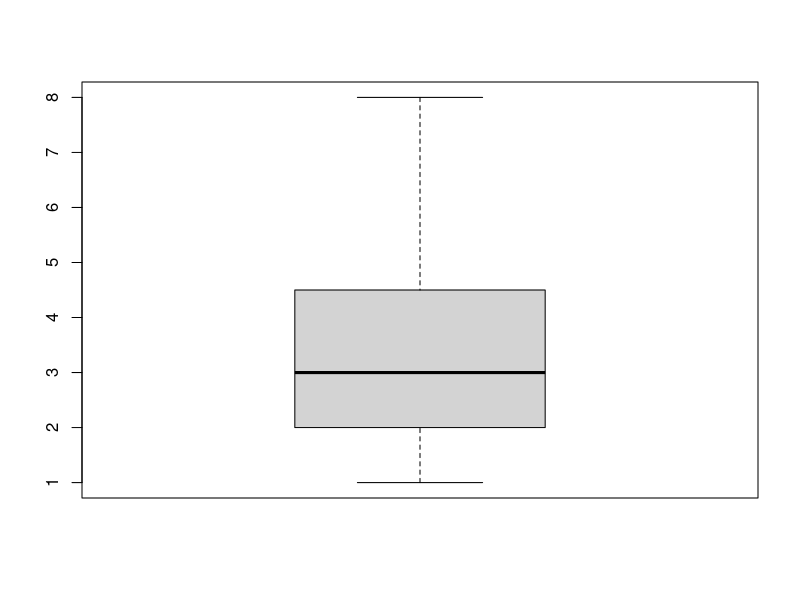
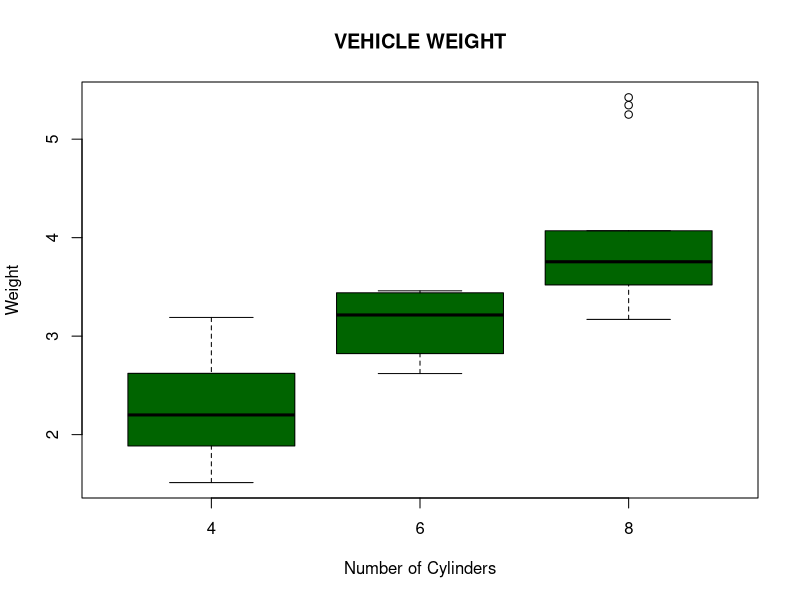
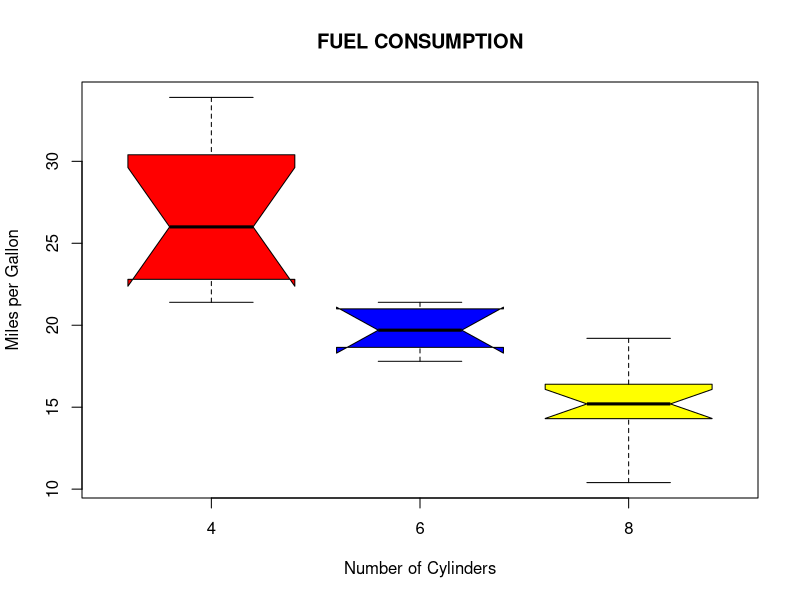
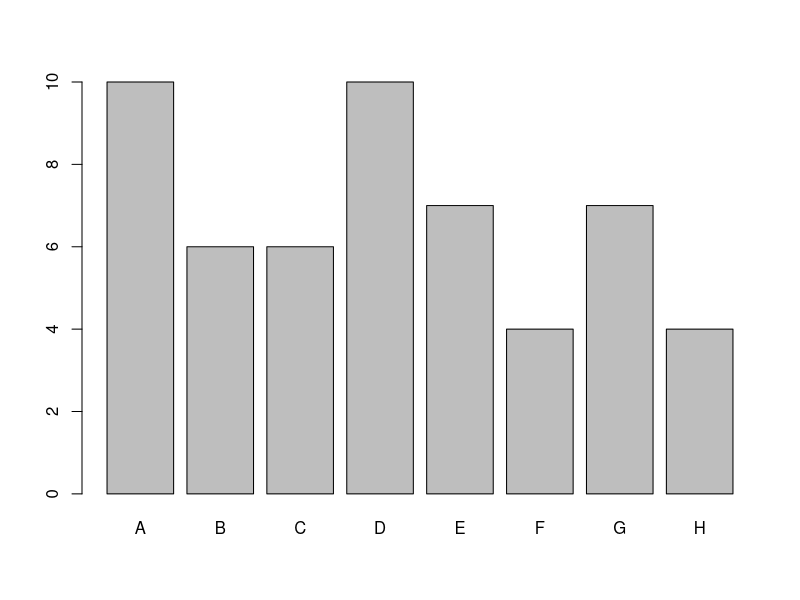
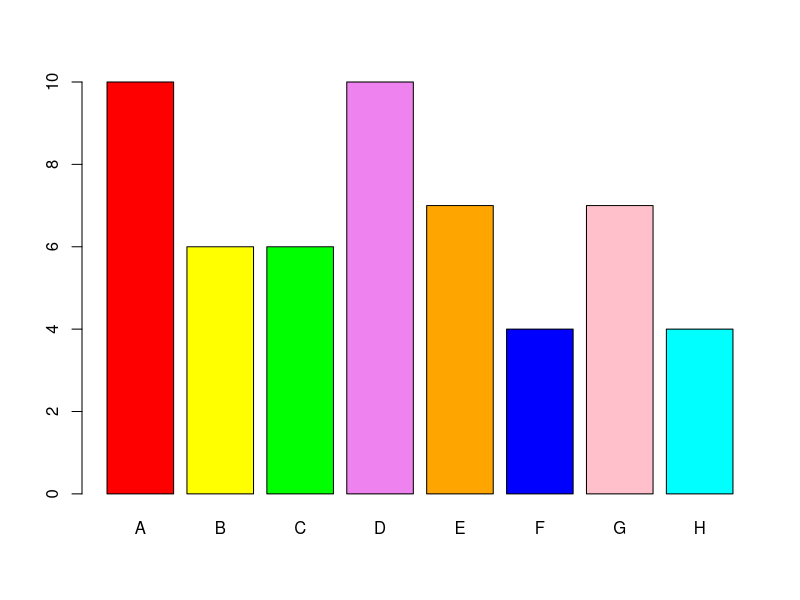
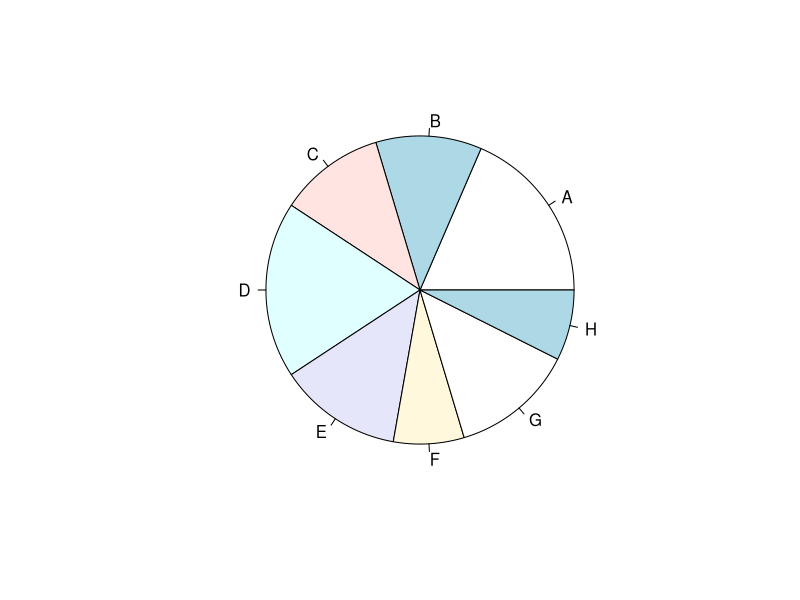
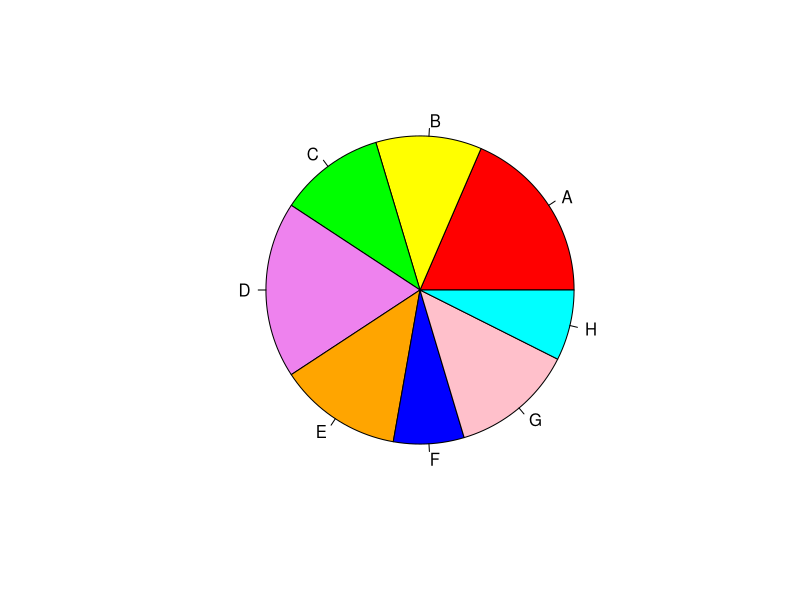

Source code (R) for these figures, in order:
A <- c(3, 2, 5, 6, 4, 8, 1, 2, 3, 2, 4)
boxplot(A)
#Look at the built-in dataset mtcars.

print(mtcars)

#Now create a box plot for vehicle weight for each type of car.
boxplot(wt~cyl, data=mtcars, main=toupper("Vehicle Weight"), 
        font.main=3, cex.main=1.2, xlab="Number of Cylinders", 
        ylab="Weight", font.lab=3, col="darkgreen")
boxplot(mpg~cyl, data=mtcars, main= toupper("Fuel Consumption"), 
        font.main=3, cex.main=1.2, col=c("red","blue", "yellow"), 
        xlab="Number of Cylinders", ylab="Miles per Gallon", 
        font.lab=3, notch=TRUE, range = 0)


#####################################################################

library(MASS)
painters # import the dataset

#The last School column contains the information of school classification of the painters. 
#The schools are named as A, B, ..., etc, and the School variable is qualitative.


help(painters)
painters$School

# Frequency Distribution of Qualitative Data

# The frequency distribution of a data variable is a summary of the data occurrence 
#in a collection of non-overlapping categories.
# 
# Example
# In the data set painters, the frequency distribution of the School variable 
#is a summary of the number of painters in each school.
# 
# Problem
# Find the frequency distribution of the painter schools in the data set painters.

# Solution
# We apply the table function to compute the frequency distribution of the School variable.
# 
# 
library(MASS)                 # load the MASS package 
school = painters$School      # the painter schools 
school.freq = table(school)   # apply the table function

# Enhanced Solution
# We apply the cbind function to print the result in column format.


#Relative Frequency Distribution of Qualitative Data

# The relative frequency distribution of a data variable is a summary 
# of the frequency proportion in a collection of non-overlapping categories.
# 
# The relationship of frequency and relative frequency is:
# 
# Relative F requency = Frequency/Sample Size


# Example
# In the data set painters, the relative frequency distribution of the School 
# variable is a summary of the proportion of painters in each school.
# 
# Problem
# Find the relative frequency distribution of the painter schools in the data set painters.
# 
# Solution
# We first apply the table function to compute the frequency distribution of 
# the School variable.

library(MASS)                 # load the MASS package 
school = painters$School      # the painter schools 
school.freq = table(school)   # apply the table function

# Then we find the sample size of painters with the nrow function, 
# and divide the frequency distribution with it. Therefore the relative frequency distribution is:

school.relfreq = school.freq / nrow(painters)

# Answer
# The relative frequency distribution of the schools is:

school.relfreq 

# school 
# A        B        C        D        E        F 
# 0.185185 0.111111 0.111111 0.185185 0.129630 0.074074 
# G        H 
# 0.129630 0.074074
# 
# Enhanced Solution
# We can print with fewer digits and make it more readable by setting the digits option.

old = options(digits=2) 

school.relfreq 
# school 
# A    B    C    D    E    F    G    H 
# 0.19 0.11 0.11 0.19 0.13 0.07 0.13 0.07

old = options(digits=1) 
cbind(school.relfreq) 
school.relfreq1 = cbind(school.relfreq) 
school.relfreq1

options(old)    # restore the old option


# Bar Graph
# 
# A bar graph of a qualitative data sample consists of vertical parallel bars 
# that shows the frequency distribution graphically.
# 
# Example
# In the data set painters, the bar graph of the School variable is 
# a collection of vertical bars showing the number of painters in each school.
# 
# Problem
# Find the bar graph of the painter schools in the data set painters.
# 
# Solution
# We first apply the table function to compute the frequency distribution 
# of the School variable.

library(MASS)                 # load the MASS package 
school = painters$School      # the painter schools 
school.freq = table(school)   # apply the table function
barplot(school.freq)         # apply the barplot function

# Enhanced Solution
# To colorize the bar graph, we select a color palette and set it 
# in the col argument of barplot.


colors = c("red", "yellow", "green", "violet", "orange", "blue", "pink", "cyan") 
barplot(school.freq,col=colors)      # apply the barplot function # set the color palette


pie(school.freq)              # apply the pie function

colors = c("red", "yellow", "green", "violet", "orange", "blue", "pink", "cyan") 
pie(school.freq,col=colors)            # apply the pie function  # set the color palette


# Quantitative data, also known as continuous data, consists of numeric 
# ata that support arithmetic operations. This is in contrast
# with qualitative data, whose values belong to pre-defined classes
# with no arithmetic operation allowed. 
